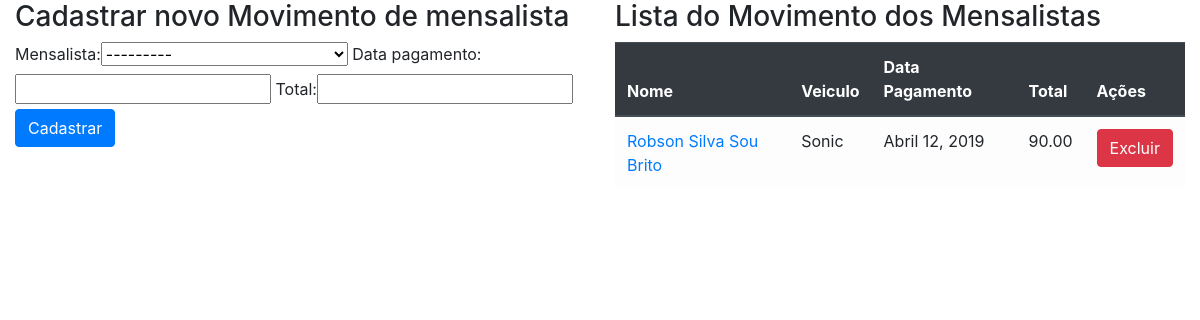
The app's page /sistema/mov-mensalistas/ with its own data.
### core/models.py (models this page shows, shortened)
class MovMensalista(models.Model):
    mensalista = models.ForeignKey(Mensalista, on_delete=models.CASCADE)
    data_pagamento = models.DateField()
    total = models.DecimalField(max_digits=6, decimal_places=2)

class Mensalista(models.Model):
    veiculo = models.ForeignKey(Veiculo, on_delete=models.CASCADE)
    inicio = models.DateField()
    valor_mes = models.DecimalField(max_digits=6, decimal_places=2)
    def __str__(self):
        return str(self.veiculo) + ' - ' + datetime.strftime(self.inicio, '%d/%m/%Y')

class Veiculo(models.Model):
    proprietario = models.ForeignKey(Pessoa, on_delete=models.CASCADE)
    marca = models.ForeignKey(Marca, on_delete=models.CASCADE)
    modelo = models.CharField(max_length=60)
    placa = models.CharField(max_length=8)
    cor = models.CharField(max_length=20)
    observacoes = models.TextField('Observações', null=True, blank=True)
    def __str__(self):
        return self.modelo + ' '+ self.placa

class Pessoa(models.Model):
    nome = models.CharField(max_length=60)
    telefone = models.CharField(max_length=20)
    endereco = models.CharField(max_length=200)

### core/views.py (the view)
# urls.py: path('mov-mensalistas/', views.lista_movmensalistas, name='lista_movmensalistas'),
def lista_movmensalistas(request):
    mov_menslistas = models.MovMensalista.objects.all()
    form = forms.MovMensalistaForm()
    context_data = {'mov_mensalistas':mov_menslistas, 'form': form}
    return render(request, 'core/lista-movmensalistas.html', context_data)

### core/forms.py
class MovMensalistaForm(forms.ModelForm):
    class Meta:
        fields = ('__all__')
        model = models.MovMensalista

### core/templates/core/lista-movmensalistas.html (shortened to what this page needs)
{% extends 'base.html' %}
{% load bootstrap %}
{% block main %}
<div class="row">
    <div class="col-md-6">
            <h3>Cadastrar novo Movimento de mensalista</h3>
        <form action="{% url 'core:movmensalista_novo' %}" method="post">
            {{form | bootstrap}}
            <input type="submit" class="btn btn-primary" value="Cadastrar">
        </form>
    </div>
    <div class="col-md-6">
        <h3>Lista do Movimento dos Mensalistas</h3>
        <table class="table table-light table-hover">
            <thead class="thead-dark">
                <tr>
                    <th>Nome</th>
                    <th>Veiculo</th>
                    <th>Data Pagamento</th>
                    <th>Total</th>
                    <th>Ações</th>
                </tr>
            </thead>
            <tbody>
                {% for mov_mensalista in mov_mensalistas %}
                <tr>
                    <td>
                        <a href="{% url 'core:movmensalista_update' mov_mensalista.id %}">{{ mov_mensalista.mensalista.veiculo.proprietario.nome }}</a>
                    </td>
                    <td>{{ mov_mensalista.mensalista.veiculo.modelo}}</td>
                    <td>{{ mov_mensalista.data_pagamento}}</td>
                    <td>{{ mov_mensalista.total}}</td>
                    <td>
                        <div class="btn-group">
                            <a href="{% url 'core:movmensalista_delete' mov_mensalista.id %} " class="btn btn-danger pull-right">Excluir</a></td>
                        </div>
                {% endfor %}
    </div>
</div>
{% endblock main %}

### static/css/style.css (style rules this page uses)
.pull-right { float: right; }

### records on screen
MovMensalista: mensalista.veiculo.proprietario.nome "Robson Silva Sou Brito", mensalista.veiculo.modelo "Sonic", data_pagamento "Abril 12, 2019", total "90.00"
